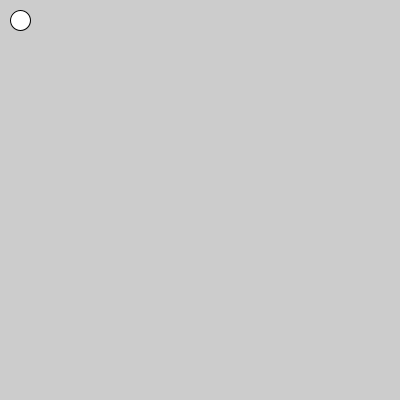
Frame 1 (no input)
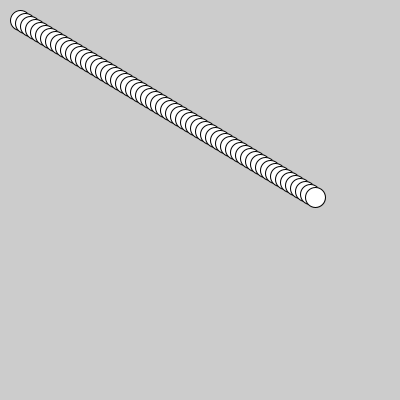
Frame 60 (the mouse pressed at the canvas centre just before this capture)
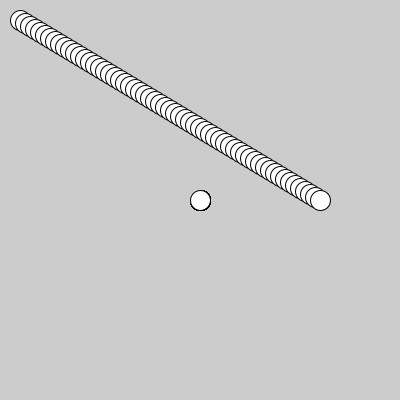
Frame 120 (the mouse held since frame 60 and released just before this capture)

The Processing sketch that drew these frames (run headless with seeded random() and noise(); from frame 60 on, the mouse is pressed at the canvas centre):

// Processing sketch: processing_158022
// ── processing_158022.pde

int counter;
int x = 20;
int dx = 5;
int y = 20;
int dy = 3;

void setup() {  //setup function called initially, only once
  size(400, 400);
}

void draw() {  //draw function loops 
  ellipse(x,y,20,20);
 
  x = x + dx;
  y = y + dy;
  
  if (x > 400) {
      dx = -5;
  }
  
  if (x < 0) {
      dx = 5;
  }

  if (y > 400) {
      dy = -5;
  }
  
  if (y < 0) {
      dy = 3;
  }
  
  if (mousePressed){
      x = mouseX;
      y = mouseY;
  }
     


  
}
